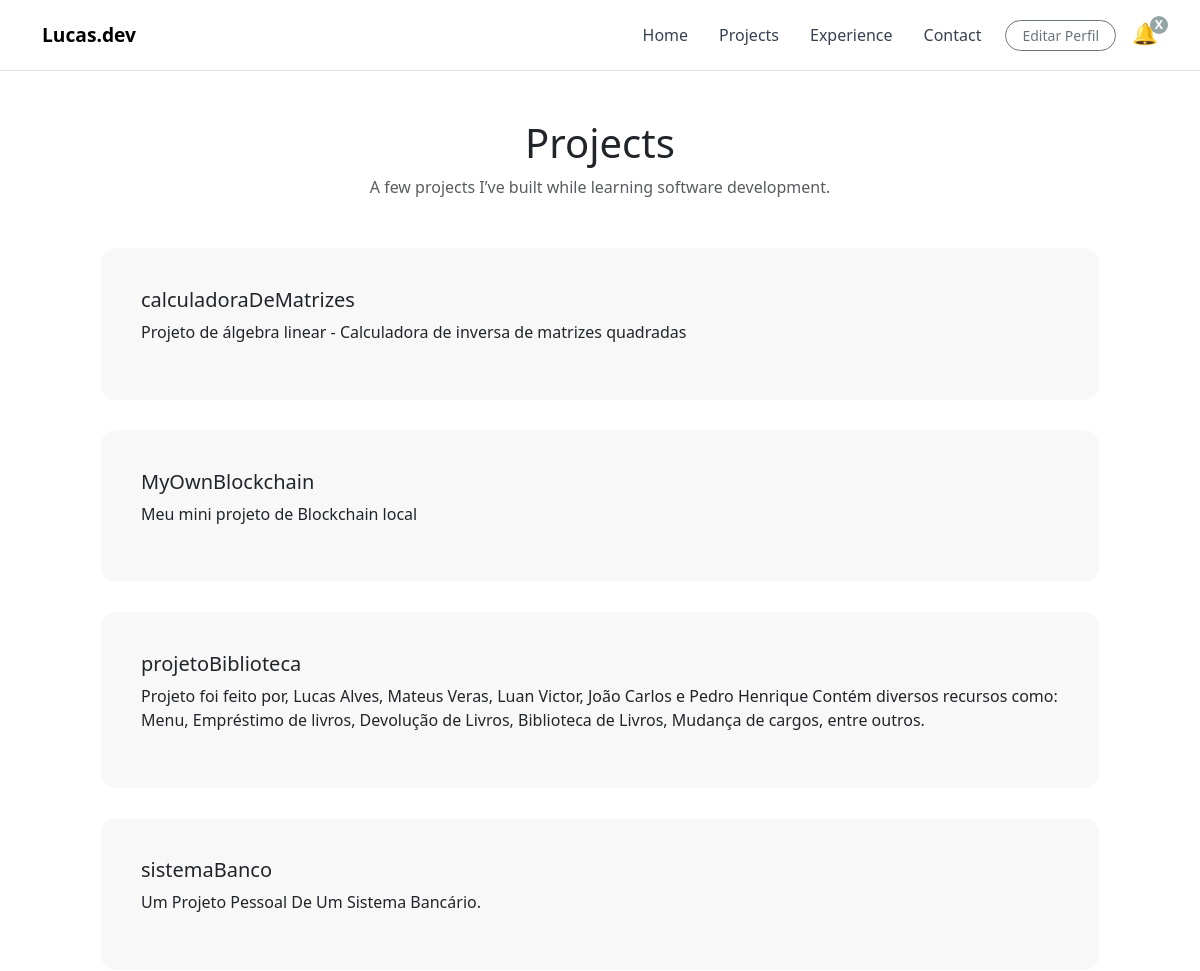
/projects/, run on the app's committed database.
### core/models.py (models this page shows, shortened)
class Project(models.Model):
    title = models.CharField(max_length=90)
    description = models.TextField()
    link = models.URLField(blank=True, null=True)
    technologies = models.ManyToManyField(Technology, blank=True)

### core/views.py (the view)
# urls.py: path('projects/', views.projects, name='projects'),
def projects(request):
    projects = Project.objects.all()
    return render(request, 'core/projects.html', {'projects':projects})

### core/context_processors.py (called while the page is built)
def notificacao_ms(request):
    context = {
        'NOTIFICACAO_MS_URL': settings.NOTIFICACAO_MS_URL,
        'NOTIFICACAO_MS_API_KEY': settings.NOTIFICACAO_MS_API_KEY,
    }
    if request.user.is_authenticated:
        context['NOTIFICACAO_USER_ID'] = request.user.id
    return context

### core/templates/core/projects.html (shortened to what this page needs)
{% extends 'core/base.html' %}
{% block content %}
<section class="projects-page container">
    <h1 class="text-center mt-5">Projects</h1>
<p class="text-center text-muted mb-5">
    A few projects I’ve built while learning software development.
</p>
    <div class="project-cards-container">
        {% for project in projects %}
            <a href="{{ project.link }}"
               class="fade-in project-card text-decoration-none text-dark d-block"
               target="_blank"
               rel="noopener noreferrer">
                <div class="p-3">
                    <div class="d-flex align-items-center mb-2">
                        <h5 class="mb-0">{{ project.title }}</h5>
                    </div>
                    <p>{{ project.description }}</p>
                </div>
            </a>
        {% empty %}
            <span>No projects right now...</span>
        {% endfor %}
    </div>
</section>
{% endblock content %}

### core/templates/core/base.html (shortened to what this page needs)
{% load static %}
<!DOCTYPE html>
<html lang="pt-br">
<head>
    <link href="https://cdn.jsdelivr.net/npm/bootstrap@5.3.0/dist/css/bootstrap.min.css" rel="stylesheet">
    <link rel="stylesheet" type='text/css' href="https://cdn.jsdelivr.net/gh/devicons/devicon@latest/devicon.min.css" />
    <link rel="stylesheet" href="{% static 'styles/main.css' %}">
</head>
<body>
    {% include '_partials/_navbar.html' %}
    {% block content %}
    {% endblock content %}
</body>
</html>

### core/templates/_partials/_navbar.html (shortened to what this page needs)
<nav class="navbar navbar-expand-lg bg-white border-bottom">
    <div class="container">
        <a class="navbar-brand fw-bold" href="{% url 'home' %}">
            Lucas.dev
        </a>
        <div class="collapse navbar-collapse" id="navbarNav">
            <ul class="navbar-nav ms-auto align-items-center">
                <li class="nav-item">
                    <a class="nav-link" href="{% url 'home' %}">Home</a>
                </li>
                <li class="nav-item">
                    <a class="nav-link" href="{% url 'projects' %}">Projects</a>
                </li>
                <li class="nav-item">
                    <a class="nav-link" href="#">Experience</a>
                </li>
                <li class="nav-item">
                    <a class="nav-link" href="https://www.linkedin.com/in/lucas-alves-de-carvalho-25226b235/" target="_blank" rel="noopener noreferrer">Contact</a>
                </li>
                <li class="nav-item ms-3">
                    <button id="btn-editar" class="btn btn-sm btn-outline-secondary rounded-pill px-3">
                        Editar Perfil
                    </button>
                </li>
                <li class="nav-item ms-3">
                    <div class="sino-wrapper">
                        <button class="sino-btn" id="sino-btn" title="Notificacoes">
                            &#128276;
                            <span class="sino-badge sem-conexao" id="sino-badge">X</span>
                        </button>
                    </div>
                </li>
            </ul>
        </div>
    </div>
</nav>

### core/static/styles/main.css (style rules this page uses)
.fade-in { opacity: 0; transform: translateY(20px); animation: fadeIn 0.8s ease forwards; }
.navbar { padding: 15px 0; }
.navbar-brand { font-size: 1.2rem; }
.nav-link { color: #374151 !important; margin-left: 15px; transition: 0.2s; }
.project-cards-container { display: flex; flex-direction: column; gap: 28px; max-width: 1000px; margin: 0 auto; }
.project-card { padding: 24px; border: 1px solid #fff; border-radius: 16px; background: #f8f8f8; transition: all 0.25s ease; }
.sino-btn { background: none; border: none; color: #374151; font-size: 1.3em; cursor: pointer; position: relative; padding: 0; line-height: 1; }
.sino-badge { position: absolute; top: -7px; right: -10px; background-color: #e74c3c; color: white; border-radius: 50%; width: 18px; height: 18px; font-size: 0.6em; display: flex; align-items: center; justify-content: center; font-weight: bold; }
.sino-badge.sem-conexao { background-color: #95a5a6; }
.sino-wrapper { position: relative; }

### core/templates/core/base.html (style rules this page uses)
.sino-btn { background: none; border: none; color: #374151; font-size: 1.3em; cursor: pointer; position: relative; padding: 0; line-height: 1; }
.sino-badge { position: absolute; top: -7px; right: -10px; background-color: #e74c3c; color: white; border-radius: 50%; width: 18px; height: 18px; font-size: 0.6em; display: flex; align-items: center; justify-content: center; font-weight: bold; }
.sino-badge.sem-conexao { background-color: #95a5a6; }
.sino-wrapper { position: relative; }

### data on the page
Project: title "calculadoraDeMatrizes", description "Projeto de álgebra linear - Calculadora de inversa de matrizes quadradas"
Project: title "MyOwnBlockchain", description "Meu mini projeto de Blockchain local"
Project: title "projetoBiblioteca", description "Projeto foi feito por, Lucas Alves, Mateus Veras, Luan Victor, João Carlos e Pedro Henrique Contém diversos recursos como: Menu, Empréstimo de livros, Devolução de Livros, Biblioteca de Livros, Mudança de cargos, entre outros."
Project: title "sistemaBanco", description "Um Projeto Pessoal De Um Sistema Bancário."
